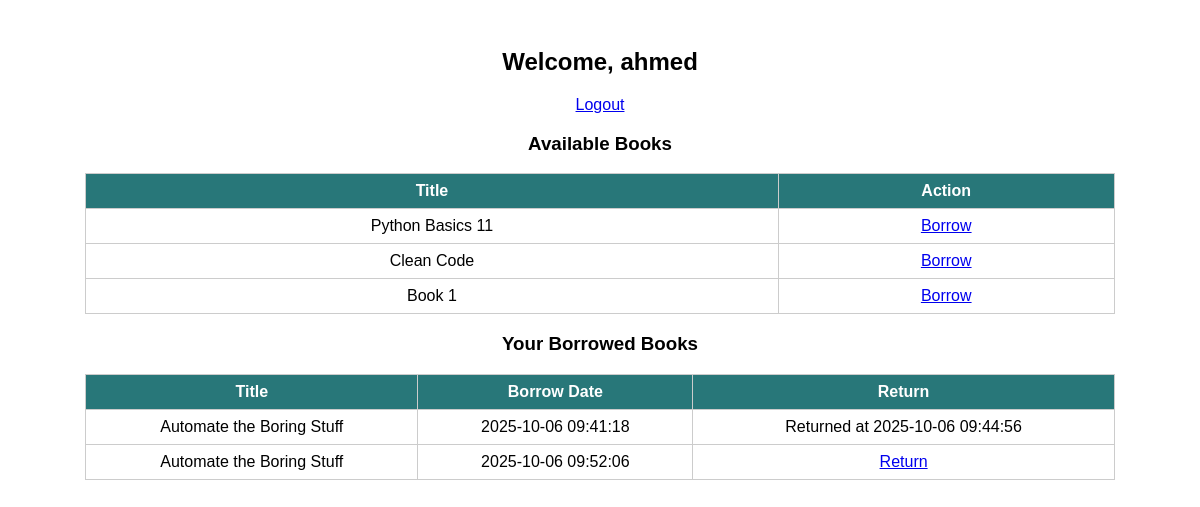
/dashboard (signed in), run on the app's committed database.
### tables this page shows
CREATE TABLE books (
            id INTEGER PRIMARY KEY AUTOINCREMENT,
            title TEXT,
            author TEXT
        );

CREATE TABLE borrowed_books (
            id INTEGER PRIMARY KEY AUTOINCREMENT,
            user_id INTEGER,
            book_id INTEGER,
            borrow_date TEXT DEFAULT (datetime('now')),
            return_date TEXT,
            FOREIGN KEY(user_id) REFERENCES users(id),
            FOREIGN KEY(book_id) REFERENCES books(id)
        );

### app.py (the view)
@app.route('/dashboard')
def dashboard():
    if 'user' not in session:
        return redirect('/')
    conn = get_db_connection()
    if session['role'] == 'admin':
        books = conn.execute("SELECT * FROM books").fetchall()
        borrowed_records = conn.execute("""
        SELECT bb.id, b.title, u.username, bb.borrow_date, bb.return_date, bb.book_id
        FROM borrowed_books bb
        JOIN books b ON bb.book_id = b.id
        JOIN users u ON bb.user_id = u.id
    """).fetchall()
        books_with_status = []
        for book in books:
            borrowed = any(bb['book_id'] == book['id'] and bb['return_date'] is None for bb in borrowed_records)
            books_with_status.append({
                'id': book['id'],
                'title': book['title'],
                'author': book['author'],
                'available': not borrowed
            })
        total_books = len(books_with_status)
        available_books_count = sum(1 for b in books_with_status if b['available'])
        borrowed_books_count = total_books - available_books_count
        conn.close()
        return render_template(
            'dashboard_admin.html',
            user=session['user'],
            books=books_with_status,
            borrowed=borrowed_records,
            total_books=total_books,
            available_books=available_books_count,
            borrowed_books=borrowed_books_count
        )
    else:
        borrowed_books = conn.execute("""
            SELECT bb.id, b.title, bb.borrow_date, bb.return_date
            FROM borrowed_books bb
            JOIN books b ON bb.book_id = b.id
            WHERE bb.user_id = ?
        """, (session['user_id'],)).fetchall()
        available_books = conn.execute("""
            SELECT * FROM books
            WHERE id NOT IN (SELECT book_id FROM borrowed_books WHERE return_date IS NULL)
        """).fetchall()
        conn.close()
        return render_template('dashboard_user.html', user=session['user'], borrowed_books=borrowed_books, available_books=available_books)

### app.py (called while the page is built)
def get_db_connection():
    conn = sqlite3.connect(DB_FILE)
    conn.row_factory = sqlite3.Row
    return conn

### templates/dashboard_user.html (shortened to what this page needs)
<!DOCTYPE html>
<html>
<head>
</head>
<body>
    <h2>Welcome, {{ user }}</h2>
    <p style="text-align:center;"><a href="{{ url_for('logout') }}">Logout</a></p>
   <h3>Available Books</h3>
<table border="1">
<tr><th>Title</th><th>Action</th></tr>
{% for book in available_books %}
<tr>
    <td>{{ book['title'] }}</td>
    <td><a href="/borrow/{{ book['id'] }}">Borrow</a></td>
</tr>
{% endfor %}
</table>
<h3>Your Borrowed Books</h3>
<table border="1">
<tr><th>Title</th><th>Borrow Date</th><th>Return</th></tr>
{% for bb in borrowed_books %}
<tr>
    <td>{{ bb['title'] }}</td>
    <td>{{ bb['borrow_date'] }}</td>
    <td>
        {% if not bb['return_date'] %}
            <a href="/return/{{ bb['id'] }}">Return</a>
        {% else %}
            Returned at {{ bb['return_date'] }}
        {% endif %}
    </td>
</tr>
{% endfor %}
</table>
</body>
</html>

### templates/dashboard_user.html (style rules this page uses)
body { font-family: Arial; padding: 20px; }
table { border-collapse: collapse; width: 90%; margin: auto; }
th, td { border: 1px solid #ccc; padding: 8px; text-align: center; }
th { background-color: #287779; color: white; }
h2, h3 { text-align: center; }

### data on the page
books: author "ahmed", title "Book 1"
books: title "Python Basics 11"
books: title "Clean Code"
borrowed_books: title "Automate the Boring Stuff", borrow_date "2025-10-06 09:41:18", return_date "2025-10-06 09:44:56"
borrowed_books: title "Automate the Boring Stuff", borrow_date "2025-10-06 09:52:06"
